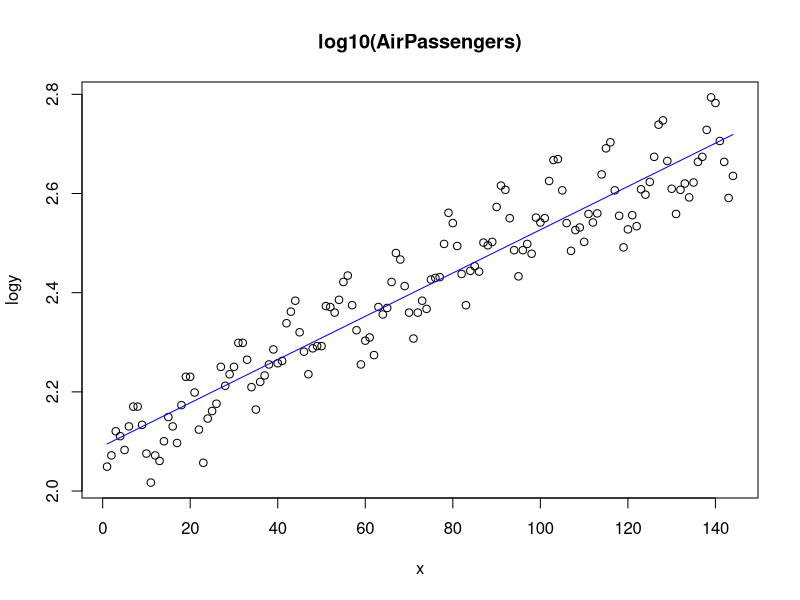
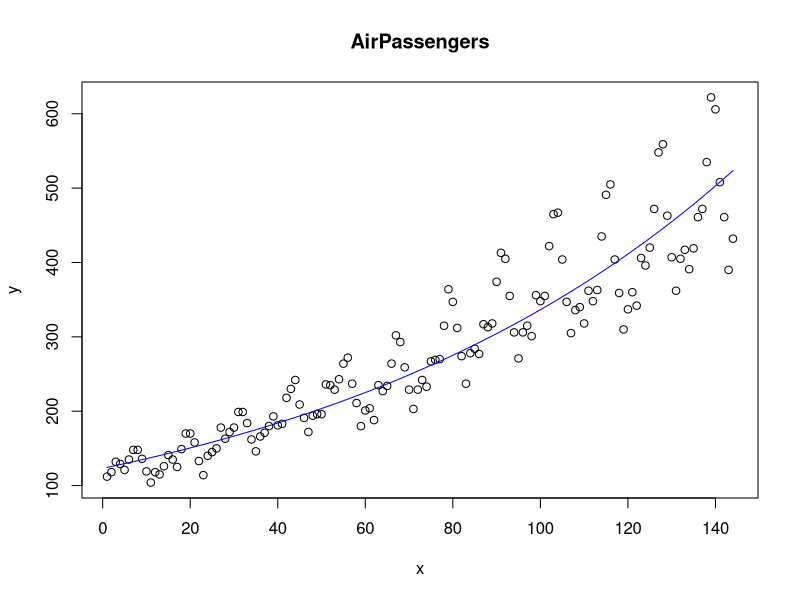

Reproduce these figures in R, in order.
y = as.matrix(AirPassengers)
logy = as.matrix(log10(AirPassengers))
n = length(logy)
x = rep(1:n)


X = cbind(rep(1, n), x)
colnames(X) = c("Intercept", "X")

#3b
solution = solve(t(X) %*% X, t(X) %*% logy)

#3a
plot(x,logy, main="log10(AirPassengers)")
lines(x, X %*% solution, col="blue")

#3c
plot(x, y, main="AirPassengers")
lines(x, 10^(X %*% solution), col="blue")